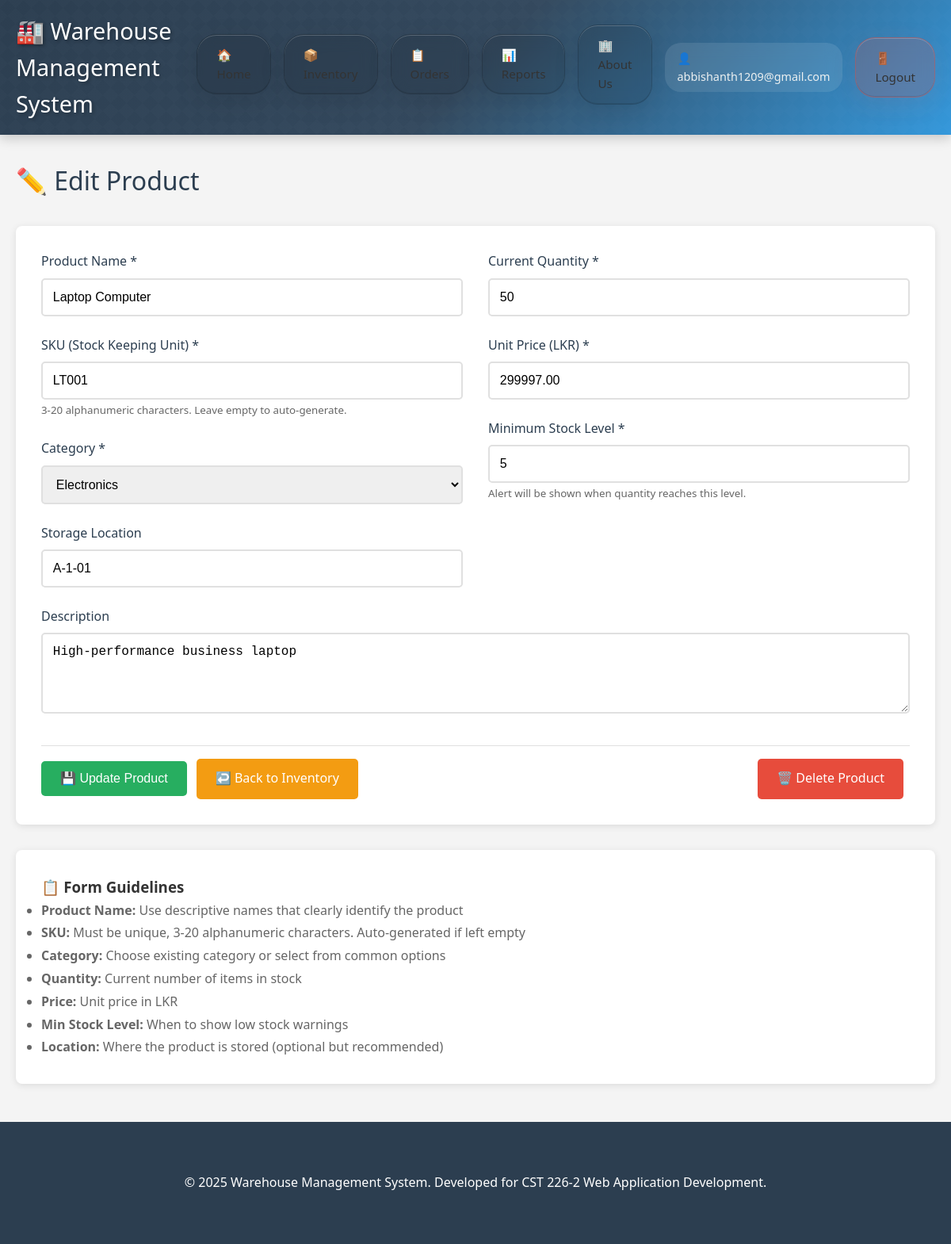
/product_form.php?id=1 (signed in), run on the app's committed database.
### tables this page shows
CREATE TABLE IF NOT EXISTS products (
    id INT AUTO_INCREMENT PRIMARY KEY,
    name VARCHAR(255) NOT NULL,
    sku VARCHAR(100) UNIQUE NOT NULL,
    category VARCHAR(100) NOT NULL,
    quantity INT NOT NULL DEFAULT 0,
    price DECIMAL(10,2) NOT NULL,
    min_stock_level INT NOT NULL DEFAULT 10,
    location VARCHAR(100),
    description TEXT,
    created_at TIMESTAMP DEFAULT CURRENT_TIMESTAMP,
    updated_at TIMESTAMP DEFAULT CURRENT_TIMESTAMP ON UPDATE CURRENT_TIMESTAMP
);

### product_form.php (the view, shortened to what this page needs)
<?php
require_once 'config/database.php';
$product = [
    'name' => '',
    'sku' => '',
    'category' => '',
    'quantity' => '',
    'price' => '',
    'min_stock_level' => '10',
    'location' => '',
    'description' => ''
];
$isEdit = false;
$productId = null;
if (isset($_GET['id'])) {
    $productId = (int)$_GET['id'];
    $isEdit = true;
    try {
        $stmt = $pdo->prepare("SELECT * FROM products WHERE id = ?");
        $stmt->execute([$productId]);
        $existingProduct = $stmt->fetch();
        if ($existingProduct) {
            $product = $existingProduct;
        } else {
            setFlashMessage("Product not found!", "error");
            redirect("inventory.php");
        }
    } catch (PDOException $e) {
        setFlashMessage("Error loading product: " . $e->getMessage(), "error");
        redirect("inventory.php");
    }
}
?>
<div class="container">
    <h1 class="page-title">
        <?php echo $isEdit ? '✏️ Edit Product' : '➕ Add New Product'; ?>
    </h1>
    <div class="card">
        <form method="POST" action="" data-validate="true">
            <div style="display: grid; grid-template-columns: 1fr 1fr; gap: 2rem;">
                <div>
                    <div class="form-group">
                        <label for="name">Product Name *</label>
                        <input type="text"
                               id="name"
                               name="name"
                               value="<?php echo htmlspecialchars($product['name']); ?>"
                               required
                               placeholder="Enter product name">
                    </div>
                    <div class="form-group">
                        <label for="sku">SKU (Stock Keeping Unit) *</label>
                        <input type="text"
                               id="sku"
                               name="sku"
                               value="<?php echo htmlspecialchars($product['sku']); ?>"
                               required
                               placeholder="e.g., LT001, ABC123"
                               pattern="[A-Za-z0-9]{3,20}"
                               title="SKU must be 3-20 alphanumeric characters">
                        <small style="color: #666;">3-20 alphanumeric characters. Leave empty to auto-generate.</small>
                    </div>
                    <div class="form-group">
                        <label for="category">Category *</label>
                        <select id="category" name="category" required>
                            <option value="Electronics" <?php echo $product['category'] === 'Electronics' ? 'selected' : ''; ?>>Electronics</option>
                        </select>
                    </div>
                    <div class="form-group">
                        <label for="location">Storage Location</label>
                        <input type="text"
                               id="location"
                               name="location"
                               value="<?php echo htmlspecialchars($product['location']); ?>"
                               placeholder="e.g., A-1-01, Warehouse B, Shelf 3">
                    </div>
                </div>
                <div>
                    <div class="form-group">
                        <label for="quantity">Current Quantity *</label>
                        <input type="number"
                               id="quantity"
                               name="quantity"
                               value="<?php echo htmlspecialchars($product['quantity']); ?>"
                               required
                               min="0"
                               placeholder="0">
                    </div>
                    <div class="form-group">
                        <label for="price">Unit Price (LKR) *</label>
                        <input type="number"
                               id="price"
                               name="price"
                               value="<?php echo htmlspecialchars($product['price']); ?>"
                               required
                               min="1"
                               step="0.01"
                               placeholder="0.00">
                    </div>
                    <div class="form-group">
                        <label for="min_stock_level">Minimum Stock Level *</label>
                        <input type="number"
                               id="min_stock_level"
                               name="min_stock_level"
                               value="<?php echo htmlspecialchars($product['min_stock_level']); ?>"
                               required
                               min="0"
                               placeholder="10">
                        <small style="color: #666;">Alert will be shown when quantity reaches this level.</small>
                    </div>
                </div>
            </div>
            <div class="form-group">
                <label for="description">Description</label>
                <textarea id="description"
                          name="description"
                          rows="4"
                          placeholder="Enter product description, specifications, or notes..."><?php echo htmlspecialchars($product['description']); ?></textarea>
            </div>
            <div style="margin-top: 2rem; padding-top: 1rem; border-top: 1px solid #e0e0e0;">
                <button type="submit" class="btn btn-success">
                    <?php echo $isEdit ? '💾 Update Product' : '➕ Add Product'; ?>
                </button>
                <a href="inventory.php" class="btn btn-warning">↩️ Back to Inventory</a>
                <?php if ($isEdit): ?>
                    <a href="inventory.php?action=delete&id=<?php echo $productId; ?>"
                       class="btn btn-danger"
                       onclick="return confirmDelete('<?php echo htmlspecialchars($product['name']); ?>')"
                       style="float: right;">
                        🗑️ Delete Product
                    </a>
                <?php endif; ?>
            </div>
        </form>
    </div>
    <div class="card">
        <h3>📋 Form Guidelines</h3>
        <ul style="color: #666; line-height: 1.8;">
            <li><strong>Product Name:</strong> Use descriptive names that clearly identify the product</li>
            <li><strong>SKU:</strong> Must be unique, 3-20 alphanumeric characters. Auto-generated if left empty</li>
            <li><strong>Category:</strong> Choose existing category or select from common options</li>
            <li><strong>Quantity:</strong> Current number of items in stock</li>
            <li><strong>Price:</strong> Unit price in LKR </li>
            <li><strong>Min Stock Level:</strong> When to show low stock warnings</li>
            <li><strong>Location:</strong> Where the product is stored (optional but recommended)</li>
        </ul>
    </div>
</div>

### assets/css/style.css (style rules this page uses)
* { margin: 0; padding: 0; box-sizing: border-box; }
body { font-family: 'Segoe UI', Tahoma, Geneva, Verdana, sans-serif; line-height: 1.6; color: #333; background-color: #f4f4f4; }
.container { max-width: 1200px; margin: 2rem auto; padding: 0 20px; }
.page-title { color: #2c3e50; margin-bottom: 2rem; font-size: 2rem; font-weight: 300; }
.card { background: white; border-radius: 8px; padding: 2rem; margin-bottom: 2rem; box-shadow: 0 2px 10px rgba(0,0,0,0.1); transition: transform 0.3s ease; }
.form-group { margin-bottom: 1.5rem; }
.form-group label { display: block; margin-bottom: 0.5rem; color: #2c3e50; font-weight: 500; }
.form-group input, .form-group select, .form-group textarea { width: 100%; padding: 0.8rem; border: 2px solid #e0e0e0; border-radius: 5px; font-size: 1rem; transition: border-color 0.3s ease; }
.form-group textarea { resize: vertical; min-height: 100px; }
.btn { display: inline-block; padding: 0.8rem 1.5rem; border: none; border-radius: 5px; font-size: 1rem; cursor: pointer; text-decoration: none; transition: background-color 0.3s ease; margin-right: 0.5rem; }
.btn-success { background-color: #27ae60; color: white; }
.btn-warning { background-color: #f39c12; color: white; }
.btn-danger { background-color: #e74c3c; color: white; }

### data on the page
products: name "Laptop Computer", sku "LT001", category "Electronics", location "A-1-01", quantity "50", price "299997.00", min_stock_level "5", description "High-performance business laptop"

### other printed values
$_SESSION['username'] "abbishanth1209@gmail.com"
